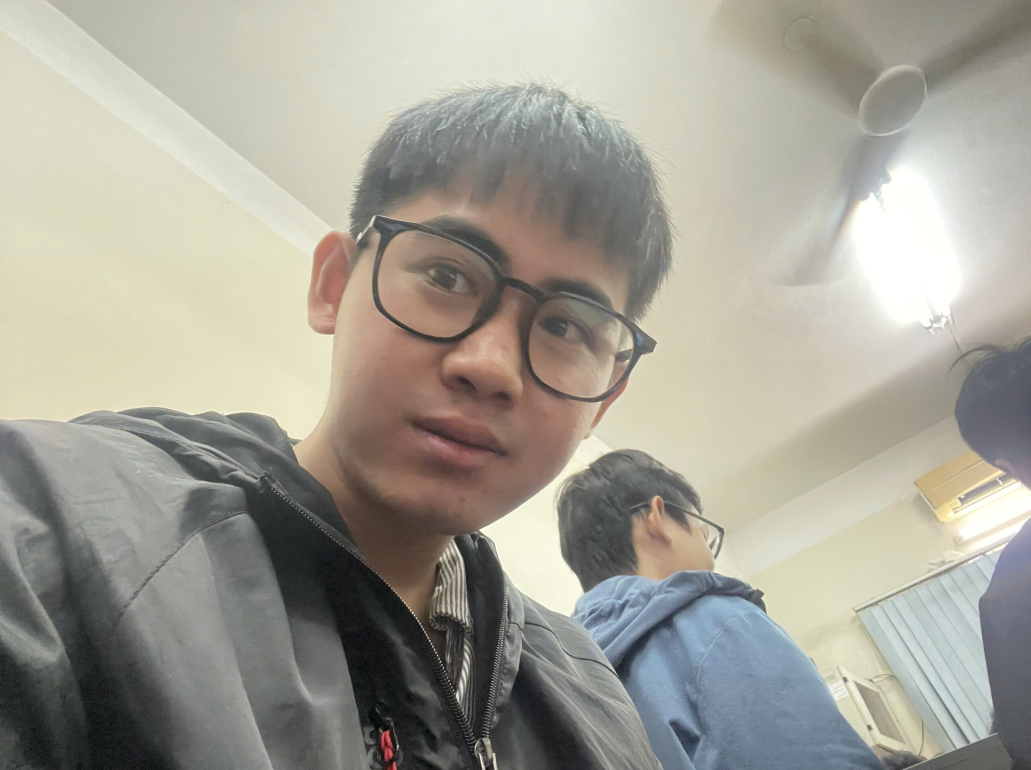
#> input picture image_transform/images/lam.png, 2062 x 1540 px, found by its file name (shown at 1/2 size)
$ jupyter execute histogram.ipynb
#> lines starting #> are read from the running program, lines starting #| are printed output that depends on the picture
### image_transform/packages/transform.py
import cv2
import numpy as np
from matplotlib import pyplot as plt
import os

class ImageTransforms:
    def __init__(self, image_path: str):
        # Load image
        self.image = cv2.imread(image_path)
#> self.image is the input picture: shape (1540, 2062, 3); mean B, G, R 150.4, 160.9, 163.7
        if self.image is None:
            raise ValueError(f"Could not read image: {image_path}")

    def resize(self, width: int, height: int):
        """Resize image to width x height."""
        return cv2.resize(self.image, (width, height))

    # [6 lines left out: function rotate, not called in this run]

    def flip_horizontal(self):
        """Flip image horizontally."""
        return cv2.flip(self.image, 1)

    def flip_vertical(self):
        """Flip image vertically."""
        return cv2.flip(self.image, 0)

    def to_gray(self):
        """Convert image to grayscale."""
        return cv2.cvtColor(self.image, cv2.COLOR_BGR2GRAY)
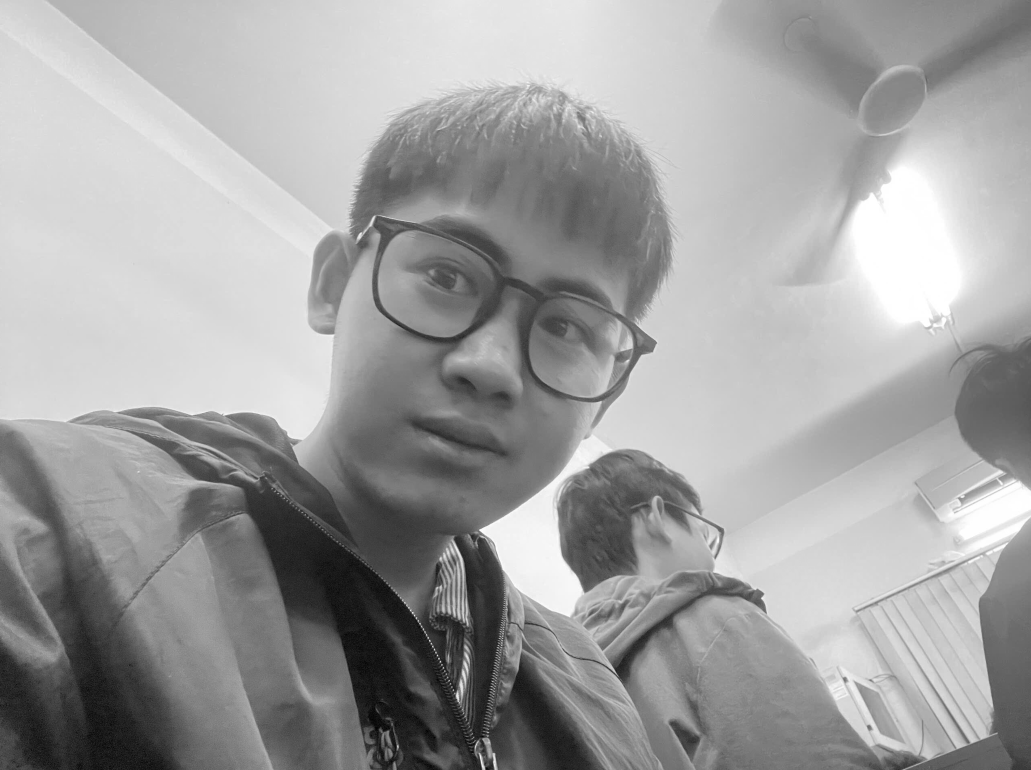
#> returned value: shape (1540, 2062) (shown at 1/2 size); min 0, max 255, mean 160.5

    def blur(self, ksize: int = 5):
        """Apply Gaussian blur."""
        return cv2.GaussianBlur(self.image, (ksize, ksize), 0)

    def crop(self, x: int, y: int, w: int, h: int):
        """Crop image from (x,y) with width w and height h."""
        return self.image[y:y+h, x:x+w]

    def save(self, img, path: str):
        """Save processed image."""
        cv2.imwrite(path, img)

    # [162 lines left out: functions am_ban, histogram, tru_anh, tach_bit_planes, to_3d, detect_objects, not called in this run]

### image_transform/histogram.ipynb
[cell 1]
import sys
sys.path.append('image_transform/packages')
from packages.transform import ImageTransforms
from IPython.display import Image, display
import cv2
import matplotlib.pyplot as plt

[cell 2]
transformer = ImageTransforms("/Users/chibangnguyen/Documents/BigImage/image_transform/images/lam.png")
blurred = transformer.blur(7)
grayyed = transformer.to_gray()
transformer.save(grayyed, "grayyed.jpg")
transformer.save(blurred, "blurred.jpg")

Original

[cell 3]
display(Image(filename='/Users/chibangnguyen/Documents/BigImage/image_transform/anhcu.jpg'))

[cell 4]
from __future__ import print_function
import cv2 as cv
import argparse

parser = argparse.ArgumentParser(description='Code for Histogram Equalization tutorial.')
parser.add_argument('--input', help='Path to input image.', default='anhcu.jpg')
args = parser.parse_args(args=[])

src = cv.imread(cv.samples.findFile(args.input))
if src is None:
    print('Could not open or find the image:', args.input)
    exit(0)

src = cv.cvtColor(src, cv.COLOR_BGR2GRAY)

dst = cv.equalizeHist(src)
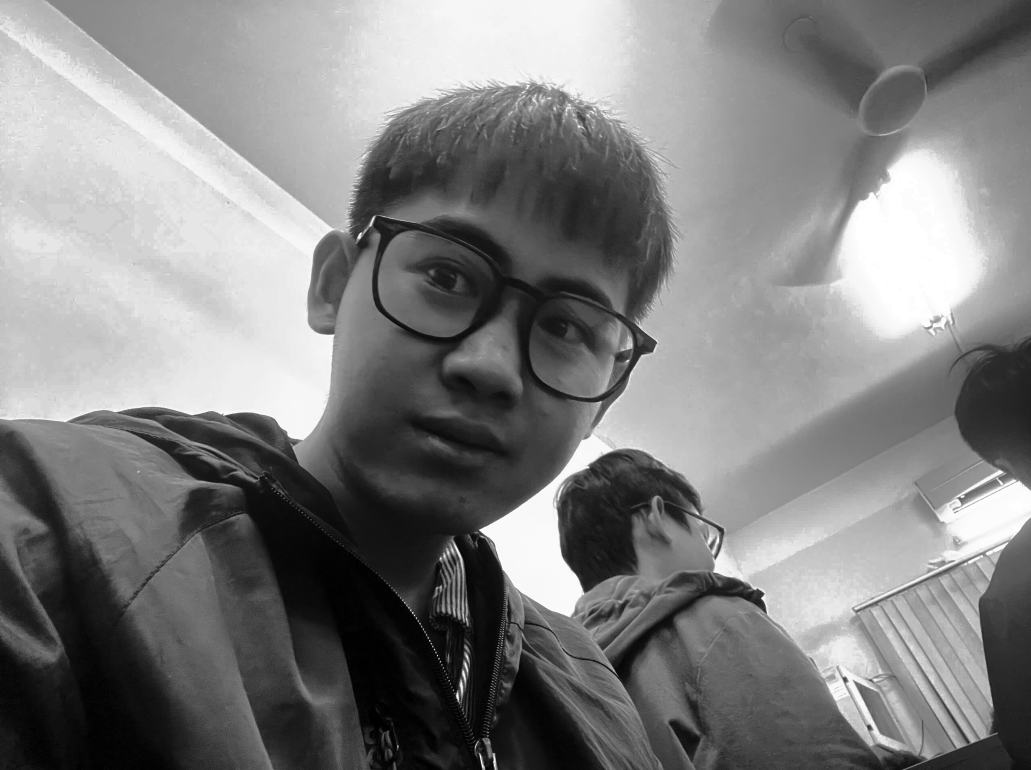
#> dst: shape (1540, 2062) (shown at 1/2 size); min 0, max 255, mean 128.4

[cell 5]
transformer.save(dst, "dst_thienbinh.jpg")
display(Image(filename='/Users/chibangnguyen/Documents/BigImage/image_transform/dst_thienbinh.jpg'))

[cell 6]
transformer.save(src, "src_thienbinh.jpg")
